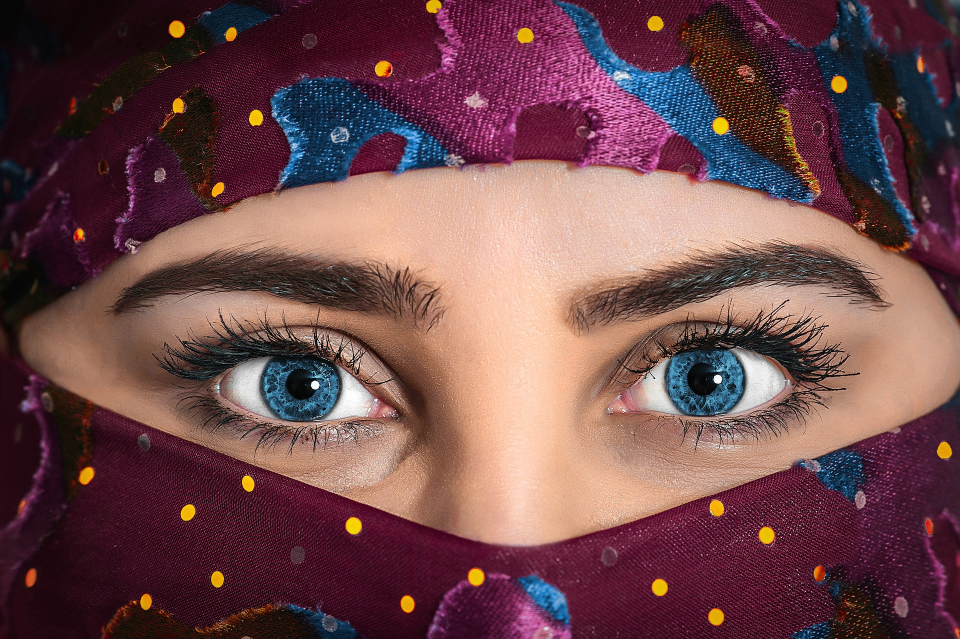
#> input picture model-2288068_1920.jpg, 1920 x 1277 px, found by its file name (shown at 1/2 size)
$ jupyter execute --allow-errors '21 image dilation.ipynb'
#> lines starting #> are read from the running program, lines starting #| are printed output that depends on the picture
[cell 1]
import cv2
import numpy as np

[cell 2]
img_path_road = r"C:\Users\photos\rainbow-1149610_1920.jpg"
img_path_girl = r"C:\Users\photos\model-2288068_1920.jpg"
img_path_business = r"C:\Users\photos\business-woman-2071342_1920.jpg"

img_road = cv2.imread(img_path_road, 0)
img_business = cv2.imread(img_path_business, 0)
img_girl = cv2.imread(img_path_girl, 0)
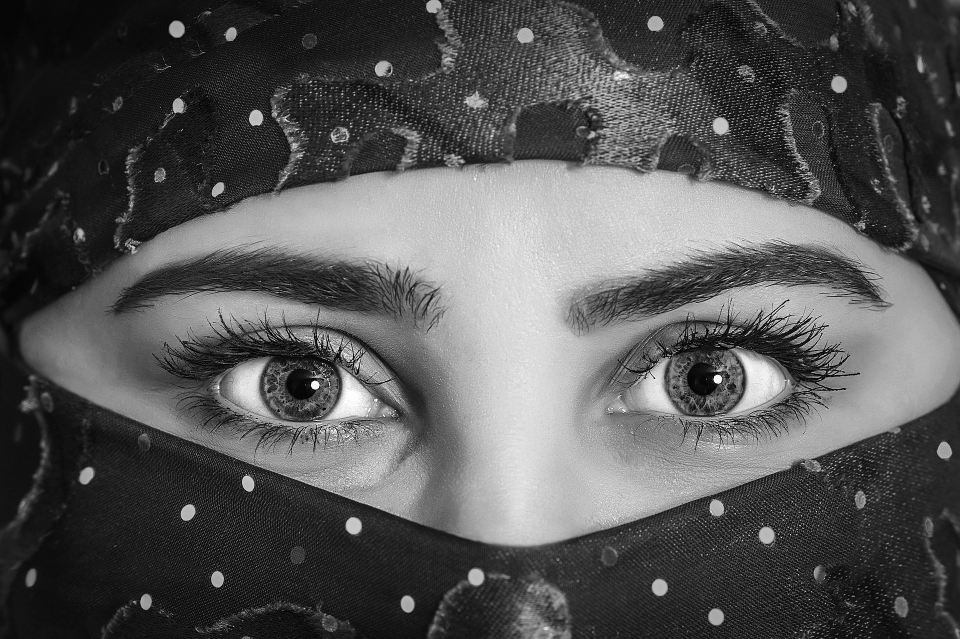
#> img_girl: shape (1277, 1920) (shown at 1/2 size); min 0, max 255, mean 84.8

#> (the rest of this cell did not finish here and is left out)

[cell 3]
kernel = np.ones((5,5), dtype = "uint8")
kernel

# Dilation

[cell 4]
# dilate(src, kernel[, dst[, anchor[, iterations[, borderType[, borderValue]]]]]) -> dst
dilated_img = cv2.dilate(img_girl, kernel, iterations=1)
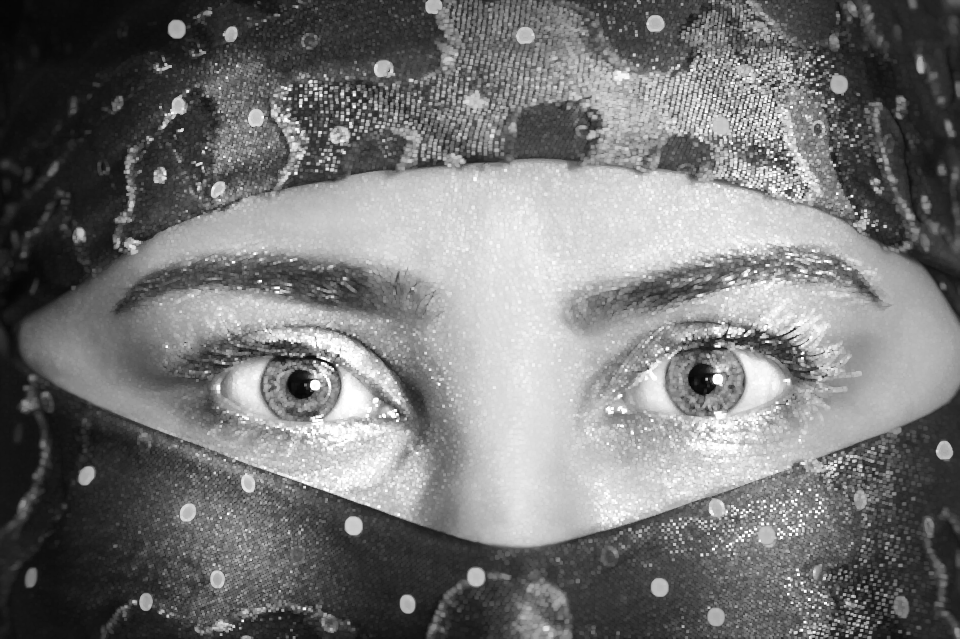
#> dilated_img: shape (1277, 1920) (shown at 1/2 size); min 5, max 255, mean 117

img_girl_dilated_img = np.hstack((img_girl, dilated_img))
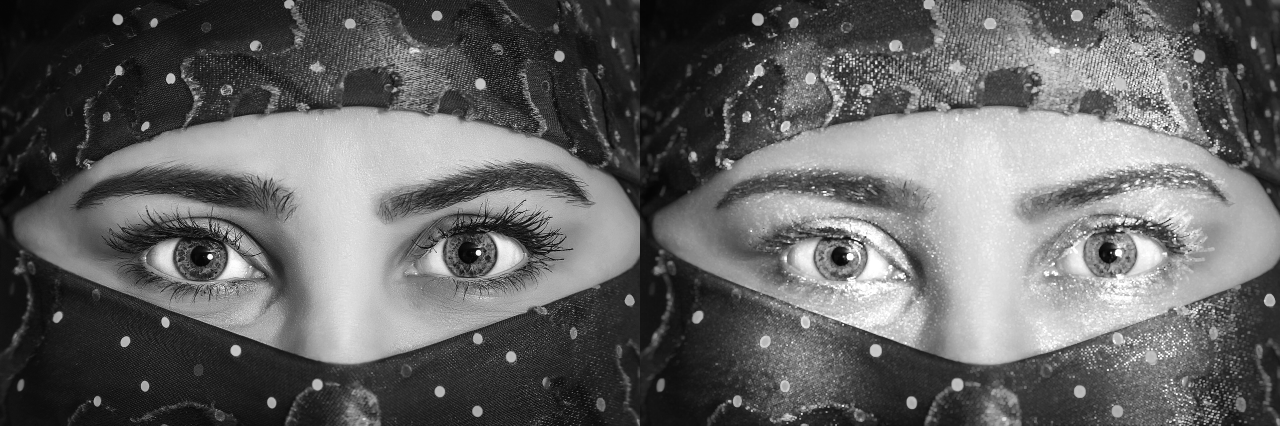
#> img_girl_dilated_img: shape (1277, 3840) (shown at 1/3 size); min 0, max 255, mean 100.9

cv2.imshow("Image dilate", img_girl_dilated_img)
cv2.waitKey(0)
cv2.destroyAllWindows()

$ run again, with army-2679138_1920.jpg copied over model-2288068_1920.jpg
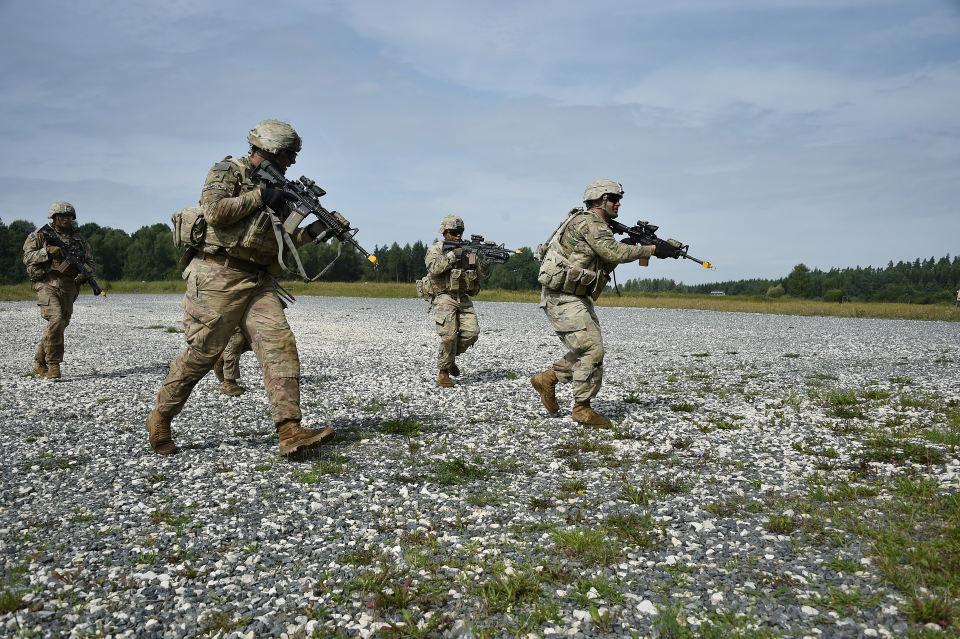
#> input picture army-2679138_1920.jpg, 1920 x 1277 px, found by its file name (shown at 1/2 size)
#> `dilated_img = cv2.dilate(img_girl, kernel, iterations=1)`:
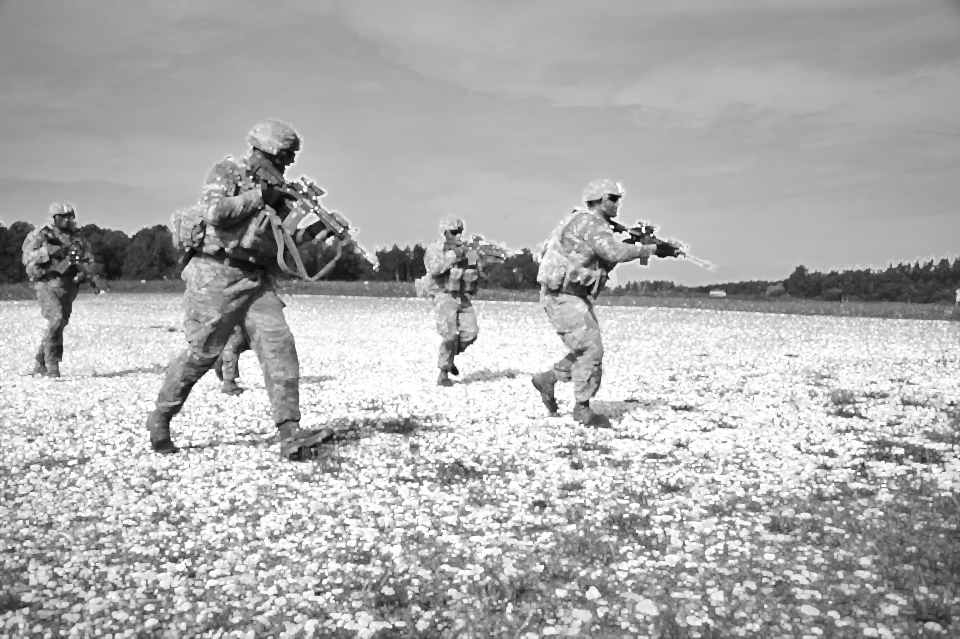
#> dilated_img: shape (1277, 1920) (shown at 1/2 size); min 6, max 255, mean 173.7
#> `img_girl_dilated_img = np.hstack((img_girl, dilated_img))`:
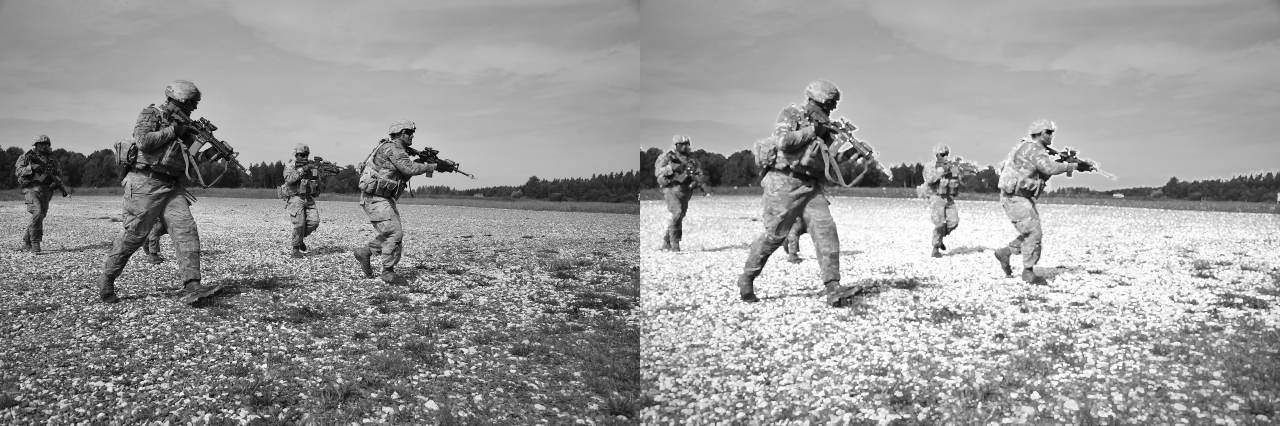
#> img_girl_dilated_img: shape (1277, 3840) (shown at 1/3 size); min 0, max 255, mean 154

$ run again, with beautiful-1434835_1920.jpg copied over model-2288068_1920.jpg
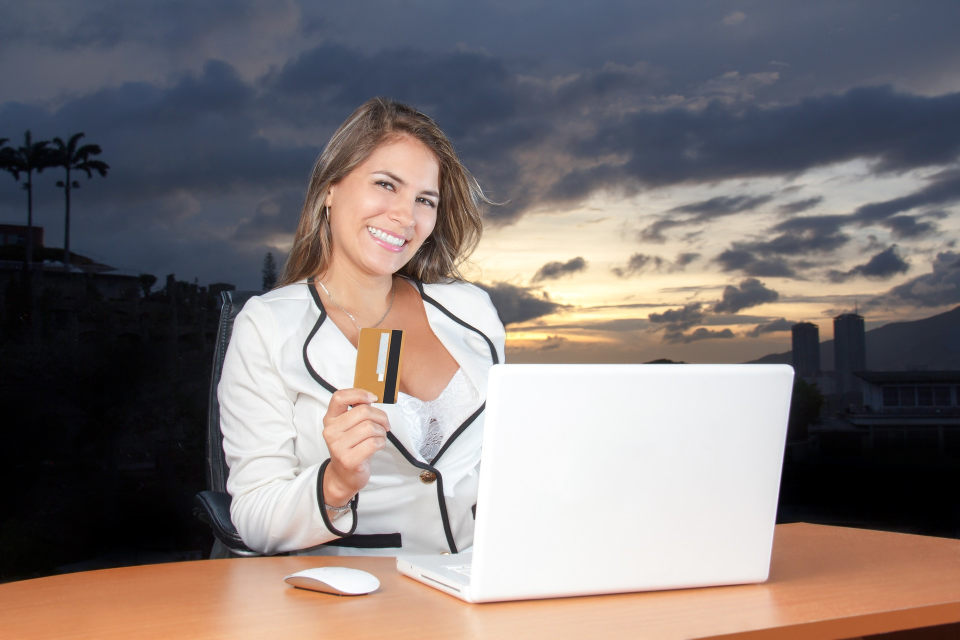
#> input picture beautiful-1434835_1920.jpg, 1920 x 1280 px, found by its file name (shown at 1/2 size)
#> `dilated_img = cv2.dilate(img_girl, kernel, iterations=1)`:
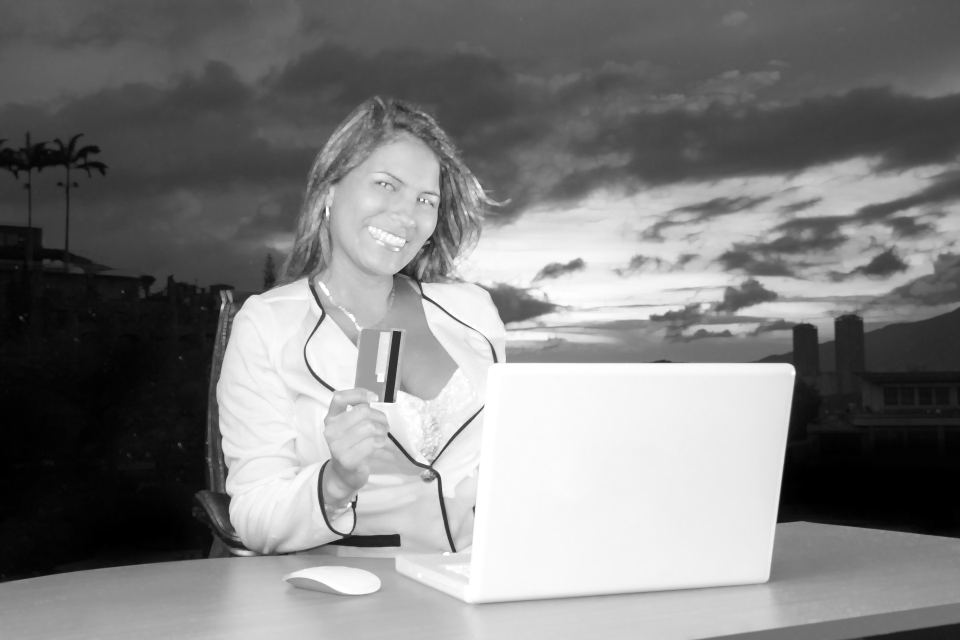
#> dilated_img: shape (1280, 1920) (shown at 1/2 size); min 0, max 255, mean 127.2
#> `img_girl_dilated_img = np.hstack((img_girl, dilated_img))`:
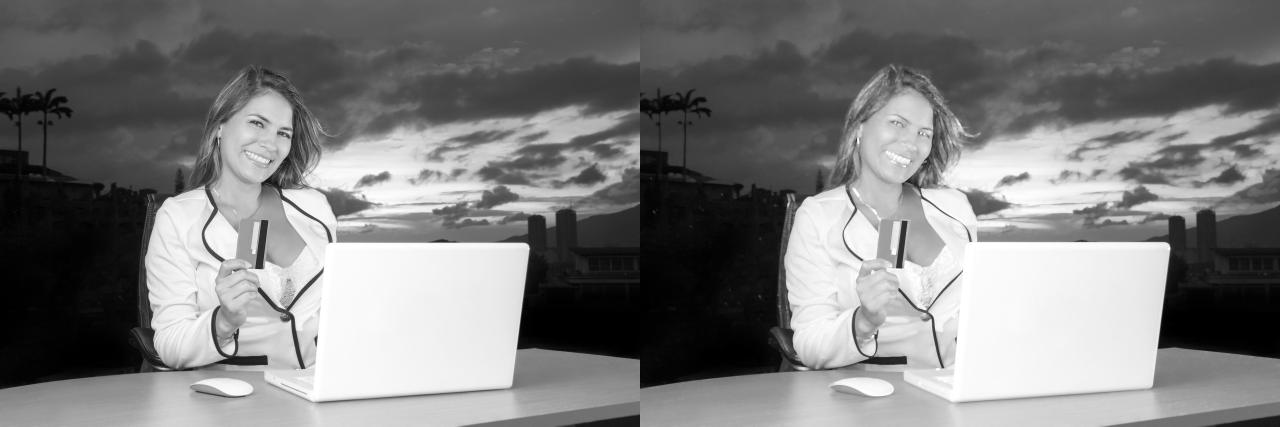
#> img_girl_dilated_img: shape (1280, 3840) (shown at 1/3 size); min 0, max 255, mean 124.6
